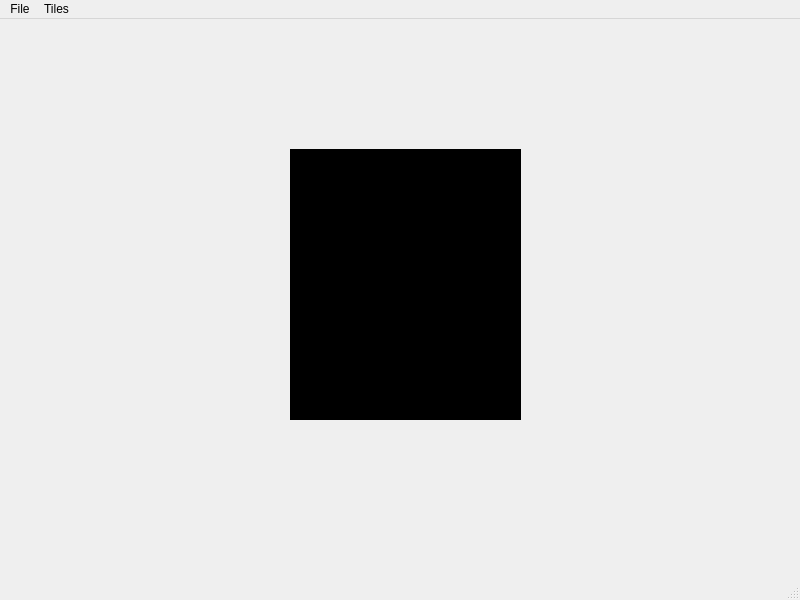
<?xml version="1.0" encoding="UTF-8"?>
<ui version="4.0">
 <class>MainWindow</class>
 <widget class="QMainWindow" name="MainWindow">
  <property name="geometry">
   <rect>
    <x>0</x>
    <y>0</y>
    <width>800</width>
    <height>600</height>
   </rect>
  </property>
  <property name="windowTitle">
   <string>MainWindow</string>
  </property>
  <widget class="QWidget" name="centralwidget">
   <widget class="QWidget" name="widget" native="true">
    <property name="geometry">
     <rect>
      <x>290</x>
      <y>130</y>
      <width>231</width>
      <height>271</height>
     </rect>
    </property>
    <property name="autoFillBackground">
     <bool>false</bool>
    </property>
    <property name="styleSheet">
     <string notr="true">background-color: black;</string>
    </property>
   </widget>
  </widget>
  <widget class="QMenuBar" name="menubar">
   <property name="geometry">
    <rect>
     <x>0</x>
     <y>0</y>
     <width>800</width>
     <height>26</height>
    </rect>
   </property>
   <widget class="QMenu" name="menuFile">
    <property name="title">
     <string>File</string>
    </property>
    <addaction name="actionOpen"/>
    <addaction name="actionSave"/>
   </widget>
   <widget class="QMenu" name="menuTiles">
    <property name="title">
     <string>Tiles</string>
    </property>
    <addaction name="actionColors"/>
    <addaction name="actionTools"/>
    <addaction name="actionLayers"/>
   </widget>
   <addaction name="menuFile"/>
   <addaction name="menuTiles"/>
  </widget>
  <widget class="QStatusBar" name="statusbar"/>
  <action name="actionOpen">
   <property name="text">
    <string>Open</string>
   </property>
  </action>
  <action name="actionColors">
   <property name="text">
    <string>Colors</string>
   </property>
  </action>
  <action name="actionTools">
   <property name="text">
    <string>Tools</string>
   </property>
  </action>
  <action name="actionSave">
   <property name="text">
    <string>Save</string>
   </property>
  </action>
  <action name="actionLayers">
   <property name="text">
    <string>Layers</string>
   </property>
  </action>
 </widget>
 <resources/>
 <connections/>
</ui>
